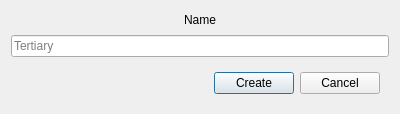
<?xml version="1.0" encoding="UTF-8"?>
<ui version="4.0">
 <class>WhitelistAdd</class>
 <widget class="QDialog" name="WhitelistAdd">
  <property name="geometry">
   <rect>
    <x>0</x>
    <y>0</y>
    <width>400</width>
    <height>114</height>
   </rect>
  </property>
  <property name="windowTitle">
   <string>Add Whitelist Group</string>
  </property>
  <layout class="QVBoxLayout" name="verticalLayout">
   <item>
    <widget class="QLabel" name="label">
     <property name="text">
      <string>Name</string>
     </property>
     <property name="alignment">
      <set>Qt::AlignCenter</set>
     </property>
    </widget>
   </item>
   <item>
    <widget class="QLineEdit" name="groupName">
     <property name="placeholderText">
      <string>Tertiary</string>
     </property>
    </widget>
   </item>
   <item>
    <widget class="QWidget" name="widget" native="true">
     <layout class="QHBoxLayout" name="horizontalLayout">
      <item>
       <spacer name="horizontalSpacer">
        <property name="orientation">
         <enum>Qt::Horizontal</enum>
        </property>
        <property name="sizeHint" stdset="0">
         <size>
          <width>201</width>
          <height>20</height>
         </size>
        </property>
       </spacer>
      </item>
      <item>
       <widget class="QPushButton" name="createBtn">
        <property name="text">
         <string>Create</string>
        </property>
       </widget>
      </item>
      <item>
       <widget class="QPushButton" name="cancelBtn">
        <property name="text">
         <string>Cancel</string>
        </property>
       </widget>
      </item>
     </layout>
    </widget>
   </item>
  </layout>
 </widget>
 <resources/>
 <connections/>
</ui>
